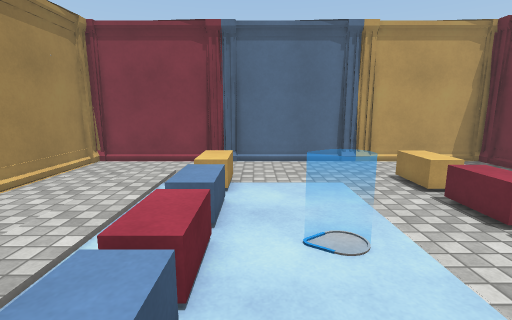
[1] (above)

16 first-person views from a walk through a 3-D level made in the Unity game engine. The camera is 1.5 m above the floor, tilts 10° down and sees 85° across. The floor is counted in squares, 0.5 m on a side. Each view is taken from the middle of a square. On the plan, view 1 faces up. The plan holds only what a view shows up to about 20 squares ahead; the rest is blank. The place goes on beyond the plan. The player character is not drawn. Surface patterns are stand-ins for the level's own textures.

[2]
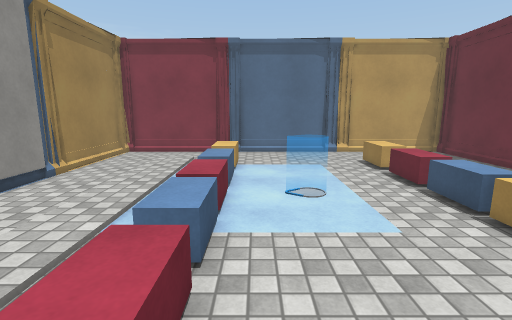

[3]
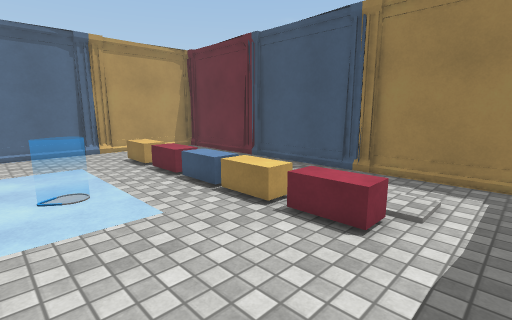

[4]
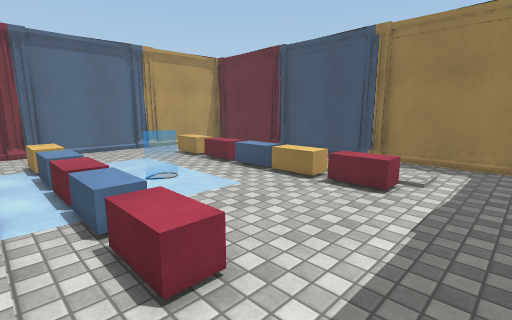

[5]
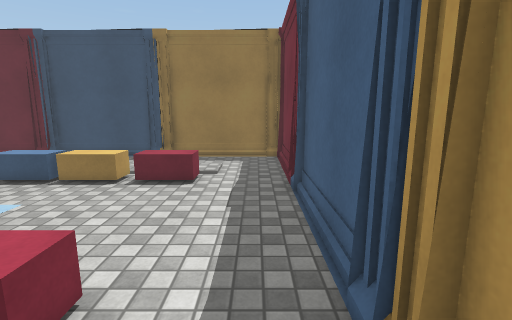

[6]
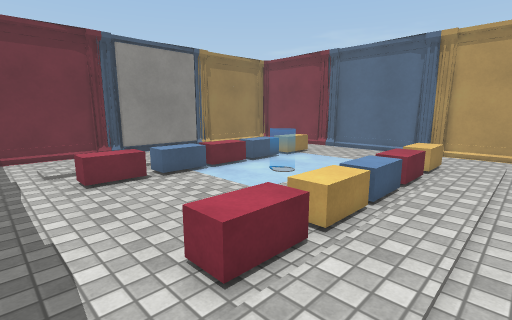

[7]
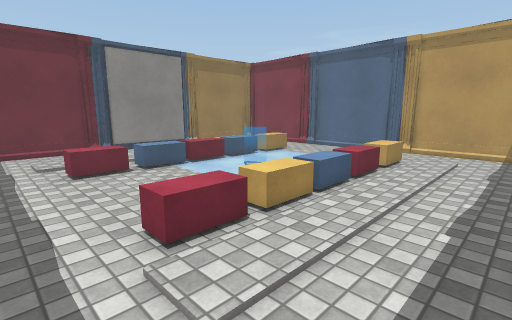

[8]
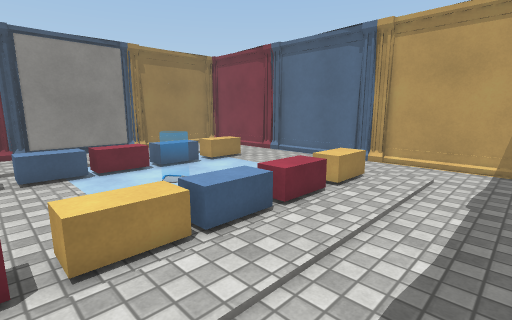

[9]
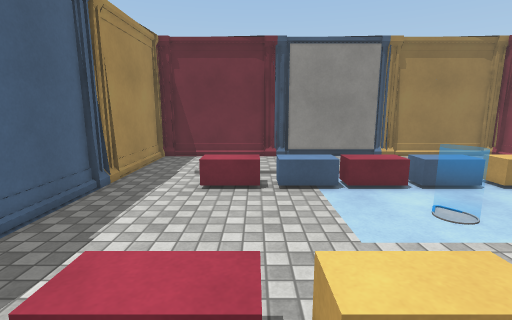

[10]
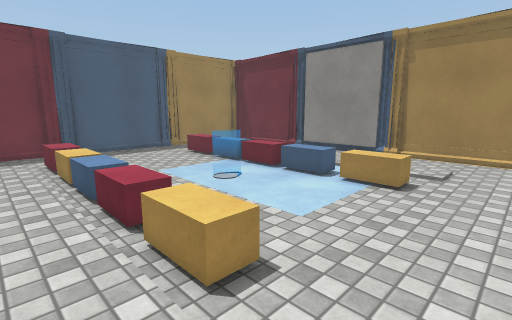

[11]
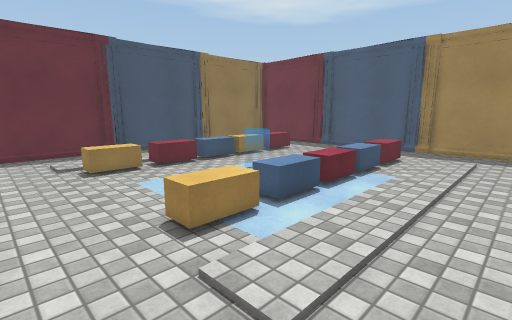

[12]
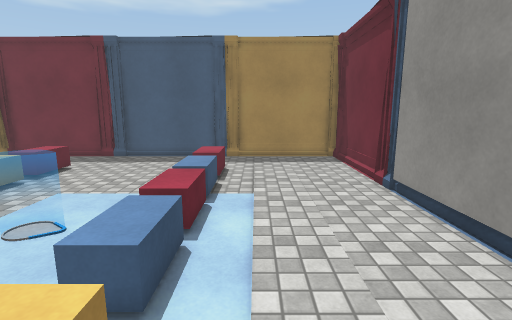

[13]
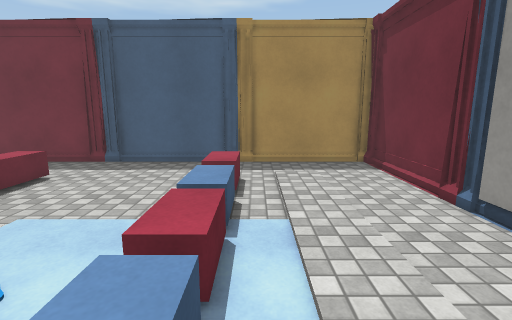

[14]
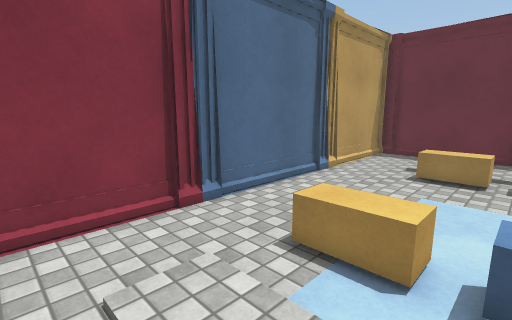

[15]
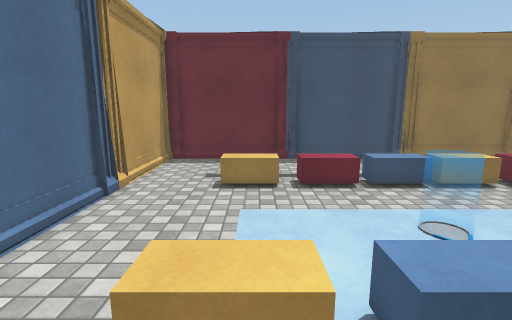

[16]
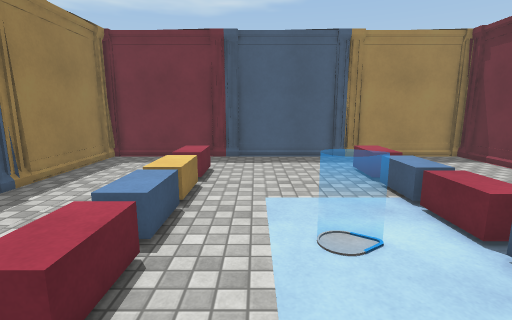

### Floor plan
Points are (right, up) in squares from view 1. A wall is a line through its corners. A room is listed if a view was taken in it or the views show most of it. See-through windows are left out.
Room 1 (views 1, 2, 3, 4, 5, 6, 7, 8, 9, 10, 11, 12, 13, 14, 15, 16)
walls: (-9.4, 2.1) (-9.4, 0.6); (5.1, -6.6) (6.9, -6.6); (13.6, 8.3) (13.6, 9.8); (-9.8, 2.5) (-9.8, 1.9); (-1.1, 16.7) (-2.8, 16.7); (-9.8, 1.8) (-9.8, -5.7); (-9.4, 9.7) (-9.4, 2.2); (-1.4, 16.9) (-2.5, 16.9); (13.8, 1.2) (13.8, 8.9); (13.6, 0.6) (13.6, 2); (-9.8, 9) (-9.8, 7.5); (6.2, -6.8) (13.6, -6.8); (-2.8, -6.6) (-1.1, -6.6); (13.8, 9.5) (13.8, 16); (6.9, 16.7) (5.1, 16.7); (-2.8, 16.9) (-9.1, 16.9); (-9.4, -5.7) (-9.4, -6.8) (6.1, -6.8); (13.8, -5.7) (13.8, 1.1); (13.6, 16) (13.6, 16.9) (-1.2, 16.9); (13.1, -6.6) (13.6, -6.6) (13.6, -5.7); (-9.1, 16.7) (-9.8, 16.7); (-9.8, -6) (-9.8, -6.6) (-9.1, -6.6); (-9.8, 16) (-9.8, 9.1); (13.8, 16.2) (13.8, 16.9); (13.8, -6.6) (13.8, -6)
objects: block (-2, -2) to (-1, 0); blue block (-2, 1) to (-1, 3); block (-2, 4) to (-1, 6); blue block (-2, 7) to (-1, 9); block (-2, 10) to (-1, 13); other object (1, 5) to (3, 7); block (6, -2) to (8, 0); block (6, 1) to (8, 3); blue block (6, 4) to (8, 6); block (6, 7) to (8, 9); block (6, 10) to (8, 12)

Positions as (right, up) in squares from view 1, and headings:
1: (0, 0), facing up
2: (0, -4), facing up
3: (0, -5), facing up-right
4: (-4, -6), facing up-right
5: (-5, -5), facing right
6: (11, -5), facing up-left
7: (13, -5), facing up-left
8: (13, 0), facing up-left
9: (10, 0), facing left
10: (10, 16), facing down-left
11: (-8, 16), facing down-right
12: (-4, 13), facing down
13: (-3, 10), facing down
14: (-7, 9), facing up-right
15: (-5, 11), facing right
16: (4, 12), facing down
